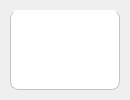
<?xml version="1.0" encoding="UTF-8"?>
<ui version="4.0">
 <class>menuWdg</class>
 <widget class="QDialog" name="menuWdg">
  <property name="geometry">
   <rect>
    <x>0</x>
    <y>0</y>
    <width>130</width>
    <height>100</height>
   </rect>
  </property>
  <property name="windowTitle">
   <string>Form</string>
  </property>
  <property name="styleSheet">
   <string notr="true"/>
  </property>
  <layout class="QVBoxLayout" name="verticalLayout">
   <property name="spacing">
    <number>0</number>
   </property>
   <property name="leftMargin">
    <number>10</number>
   </property>
   <property name="topMargin">
    <number>10</number>
   </property>
   <property name="rightMargin">
    <number>10</number>
   </property>
   <property name="bottomMargin">
    <number>10</number>
   </property>
   <item>
    <widget class="CWidget" name="widget" native="true">
     <property name="styleSheet">
      <string notr="true">#widget
{
	background-color:#ffffff; ; /*整个背景ffffff*/
	/*border: 3px solid #ffffff; 整个菜单边缘*/  
	border-radius:8px; 
border-bottom: 1px solid rgb(196, 196, 196);
border-left: 1px solid rgb(196, 196, 196);
border-right: 1px solid rgb(196, 196, 196);
}
</string>
     </property>
     <layout class="QVBoxLayout" name="vLayout">
      <property name="spacing">
       <number>0</number>
      </property>
      <property name="leftMargin">
       <number>10</number>
      </property>
      <property name="topMargin">
       <number>10</number>
      </property>
      <property name="rightMargin">
       <number>10</number>
      </property>
      <property name="bottomMargin">
       <number>10</number>
      </property>
     </layout>
    </widget>
   </item>
  </layout>
 </widget>
 <customwidgets>
  <customwidget>
   <class>CWidget</class>
   <extends>QWidget</extends>
   <header>cwidget.h</header>
   <container>1</container>
  </customwidget>
 </customwidgets>
 <resources>
  <include location="../../VLive/VLive.qrc"/>
 </resources>
 <connections/>
</ui>
